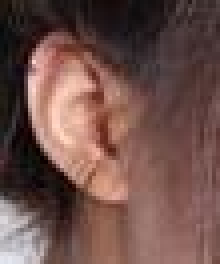
#> input picture opencv/1_2.jpg, 55 x 66 px, found by its file name (shown 4 times larger)
$ python example12.py
#> lines starting #> are read from the running program, lines starting #| are printed output that depends on the picture; long printed decimals are rounded
import cv2 as cv
import numpy as np

def template_demo():
    tpl = cv.imread("F:\\pythonwork\\opencv\\1_2.jpg")
#> tpl is the input picture: shape (66, 55, 3); mean B, G, R 74.7, 80.5, 110.7
    target = cv.imread("F:\\pythonwork\\opencv\\1.jpg")
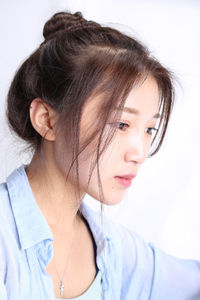
#> input picture opencv/1.jpg, 200 x 300 px, found by its file name
#> target is the input picture: shape (300, 200, 3); mean B, G, R 189.3, 187.3, 198.7
    cv.imshow("template", tpl)
    cv.imshow("target", target)
    methods = [cv.TM_SQDIFF_NORMED, cv.TM_CCORR_NORMED, cv.TM_CCOEFF_NORMED]
    th, tw =tpl.shape[:2]
#> th = 66; tw = 55
    for md in methods:
        print(md)
        result = cv.matchTemplate(target, tpl, md)
        min_val, max_val, min_loc, max_loc = cv.minMaxLoc(result)

        if md == cv.TM_SQDIFF_NORMED:
            tl = min_loc
        else:
            tl = max_loc
        br = (tl[0] + tw, tl[1] + th)
        cv.rectangle(target, tl, br, (0, 0, 255,), 2)
        cv.imshow("match-" + np.str(md), target)
#> this loop made 3 passes
#> (min_val, max_val, min_loc, max_loc) on passes 1 to 3: (0.00267, 1, (23, 90), (0, 0)), (0.465, 0.931, (18, 38), (23, 90)), (-0.541, 0.752, (36, 0), (23, 90))
#> pass 1, in template_demo, `result = cv.matchTemplate(target, tpl, md)`:
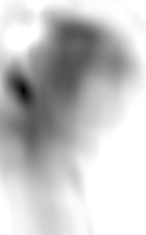
#> result: shape (235, 146) float32; min 0.00267, max 1, mean 0.771
#> pass 1, in template_demo, `cv.imshow("match-" + np.str(md), target)`:
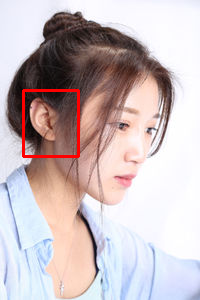
#> window 'match-1': shape (300, 200, 3); mean B, G, R 188.4, 186.4, 200.6
#> pass 2, in template_demo, `result = cv.matchTemplate(target, tpl, md)`:
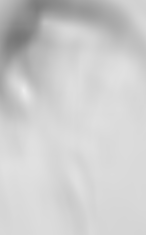
#> result: shape (235, 146) float32; min 0.465, max 0.931, mean 0.804
#> pass 3, in template_demo, `result = cv.matchTemplate(target, tpl, md)`:
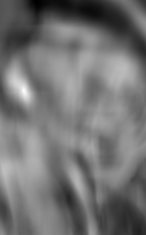
#> result: shape (235, 146) float32; min -0.541, max 0.752, mean 0.0422; drawn with min black and max white


print("Hello to Opencv world")
cv.namedWindow("input image", cv.WINDOW_AUTOSIZE) # 窗口设置名称，自由尺寸

t1 = cv.getTickCount()
template_demo()
t2 = cv.getTickCount()
print((t2 - t1)/cv.getTickFrequency() * 1000)
#| 46.631
cv.waitKey(0)

cv.destroyAllWindows()
